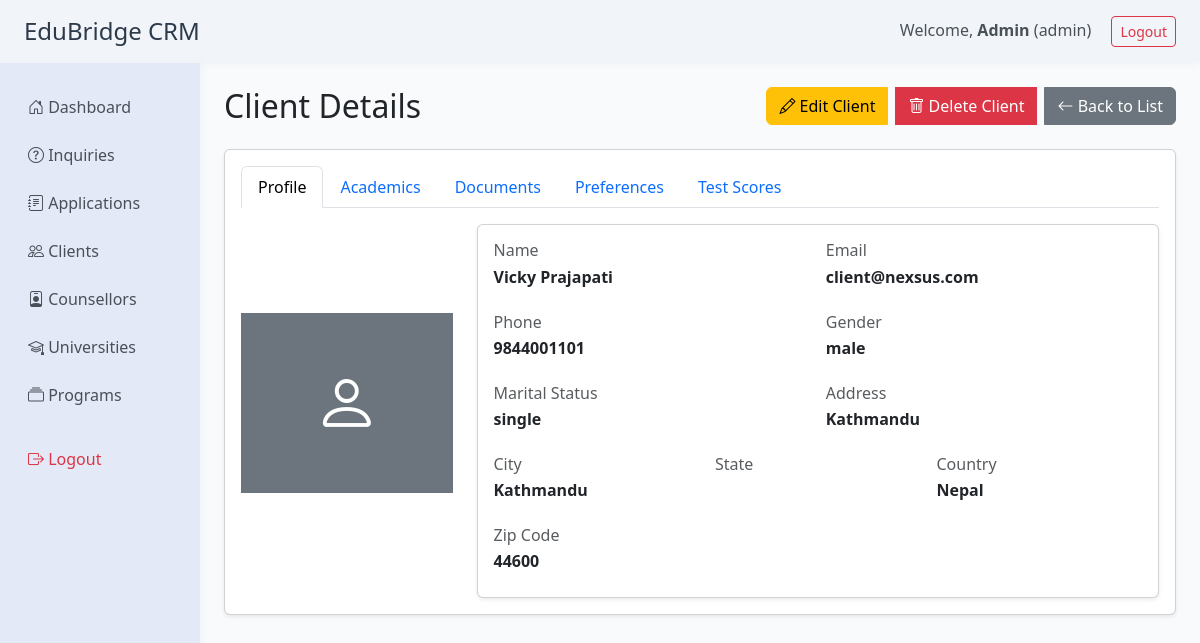
Page /modules/clients/view.php?id=6 (signed in) on the committed database.
### tables this page shows
CREATE TABLE `clients` (
  `id` int(11) NOT NULL,
  `first_name` varchar(50) NOT NULL,
  `middle_name` varchar(50) DEFAULT NULL,
  `last_name` varchar(50) NOT NULL,
  `dob` date DEFAULT NULL,
  `nationality` varchar(50) DEFAULT NULL,
  `education_from` varchar(100) DEFAULT NULL,
  `email` varchar(100) NOT NULL,
  `phone` varchar(20) DEFAULT NULL,
  `alternate_phone` varchar(20) DEFAULT NULL,
  `gender` enum('male','female','other') DEFAULT 'other',
  `marital_status` enum('single','married','other') DEFAULT 'single',
  `address` varchar(255) DEFAULT NULL,
  `city` varchar(50) DEFAULT NULL,
  `state` varchar(50) DEFAULT NULL,
  `country` varchar(50) DEFAULT NULL,
  `zip_code` varchar(20) DEFAULT NULL,
  `profile_picture` varchar(255) DEFAULT NULL,
  `passport_number` varchar(50) DEFAULT NULL,
  `passport_expiry_date` date DEFAULT NULL,
  `accountId` char(36) NOT NULL,
  `invited_by` char(36) DEFAULT NULL,
  `handled_by` int(11) DEFAULT NULL,
  `created_at` datetime NOT NULL DEFAULT current_timestamp(),
  `updated_at` datetime NOT NULL DEFAULT current_timestamp() ON UPDATE current_timestamp()
);

### includes/auth.php (called while the page is built, shortened)
<?php
function current_user_role() {
    return $_SESSION['user_role'] ?? null;
}
function current_user_name() {
    return $_SESSION['user_name'] ?? null;
}

### modules/clients/view.php (the view, shortened to what this page needs)
<?php
require_once '../../includes/auth.php';
$user_role = current_user_role();
require_once '../../includes/db.php';
$id = $_GET['id'] ?? null;
$can_edit = false;
$can_delete = false;
if ($user_role === 'admin') {
    $can_edit = true;
    $can_delete = true;
}
$stmt = $mysqli->prepare('SELECT * FROM clients WHERE id = ?');
$stmt->bind_param('i', $id);
$stmt->execute();
$client = $stmt->get_result()->fetch_assoc();
?>
<!DOCTYPE html>
<html lang="en">
<head>
    <link href="https://cdn.jsdelivr.net/npm/bootstrap@5.3.0/dist/css/bootstrap.min.css" rel="stylesheet">
    <link rel="stylesheet" href="https://cdn.jsdelivr.net/npm/bootstrap-icons@1.10.5/font/bootstrap-icons.css">
</head>
<body>
<?php include '../../includes/header.php'; ?>
<div class="container-fluid">
    <div class="row">
        <?php include '../../includes/sidebar.php'; ?>
        <main class="col-md-10 ms-sm-auto px-4 py-4">
            <div class="d-flex justify-content-between align-items-center mb-4">
                <h2 class="mb-0"><?= $user_role === 'client' ? 'My Profile' : 'Client Details' ?></h2>
                <div class="btn-group">
                    <?php if ($can_edit): ?>
                    <a href="edit.php?id=<?= $id ?>" class="btn btn-warning me-2">
                        <i class="bi bi-pencil"></i> <?= $user_role === 'client' ? 'Edit Profile' : 'Edit Client' ?>
                    </a>
                    <?php endif; ?>
                    <?php if ($can_delete): ?>
                    <a href="delete.php?id=<?= $id ?>" class="btn btn-danger me-2" onclick="return confirm('Are you sure you want to delete this client? This action cannot be undone.');">
                        <i class="bi bi-trash"></i> Delete Client
                    </a>
                    <?php endif; ?>
                    <?php if ($user_role !== 'client'): ?>
                    <a href="list.php" class="btn btn-secondary">
                        <i class="bi bi-arrow-left"></i> Back to List
                    </a>
                    <?php endif; ?>
                </div>
            </div>
            <div class="card shadow-sm">
                <div class="card-body">
                    <ul class="nav nav-tabs mb-3" id="clientTabs" role="tablist">
                        <li class="nav-item" role="presentation">
                            <button class="nav-link active" id="profile-tab" data-bs-toggle="tab" data-bs-target="#profile" type="button" role="tab">Profile</button>
                        </li>
                        <li class="nav-item" role="presentation">
                            <button class="nav-link" id="academics-tab" data-bs-toggle="tab" data-bs-target="#academics" type="button" role="tab">Academics</button>
                        </li>
                        <li class="nav-item" role="presentation">
                            <button class="nav-link" id="documents-tab" data-bs-toggle="tab" data-bs-target="#documents" type="button" role="tab">Documents</button>
                        </li>
                        <li class="nav-item" role="presentation">
                            <button class="nav-link" id="preferences-tab" data-bs-toggle="tab" data-bs-target="#preferences" type="button" role="tab">Preferences</button>
                        </li>
                        <li class="nav-item" role="presentation">
                            <button class="nav-link" id="scores-tab" data-bs-toggle="tab" data-bs-target="#scores" type="button" role="tab">Test Scores</button>
                        </li>
                    </ul>
                    <div class="tab-content" id="clientTabsContent">
                        <div class="tab-pane fade show active" id="profile" role="tabpanel">
                            <div class="row g-4 align-items-center">
                                <div class="col-md-3 text-center">
                                <?php if (!empty($client['profile_picture'])): ?>
                                    <img src="<?= BASE_URL . htmlspecialchars($client['profile_picture']) ?>" class="img-thumbnail mb-3" style="width:100%;max-width:240px;max-height:240px;object-fit:cover;" alt="Profile Picture">
                                <?php else: ?>
                                    <div class="bg-secondary mb-3 d-flex align-items-center justify-content-center" style="width:100%;max-width:240px;height:180px;">
                                        <i class="bi bi-person" style="font-size:4rem;color:#fff;"></i>
                                    </div>
                                <?php endif; ?>
                                </div>
                                <div class="col-md-9">
                                    <div class="card shadow-sm">
                                        <div class="card-body">
                                            <div class="row g-3">
                                                <div class="col-md-6">
                                                    <h6 class="text-muted mb-1">Name</h6>
                                                    <p class="mb-2 fw-semibold"><?= htmlspecialchars(trim($client['first_name'] . ' ' . $client['middle_name'] . ' ' . $client['last_name'])) ?></p>
                                                </div>
                                                <div class="col-md-6">
                                                    <h6 class="text-muted mb-1">Email</h6>
                                                    <p class="mb-2 fw-semibold"><?= htmlspecialchars($client['email']) ?></p>
                                                </div>
                                                <div class="col-md-6">
                                                    <h6 class="text-muted mb-1">Phone</h6>
                                                    <p class="mb-2 fw-semibold"><?= htmlspecialchars($client['phone']) ?></p>
                                                </div>
                                                <div class="col-md-6">
                                                    <h6 class="text-muted mb-1">Gender</h6>
                                                    <p class="mb-2 fw-semibold"><?= htmlspecialchars($client['gender']) ?></p>
                                                </div>
                                                <div class="col-md-6">
                                                    <h6 class="text-muted mb-1">Marital Status</h6>
                                                    <p class="mb-2 fw-semibold"><?= htmlspecialchars($client['marital_status']) ?></p>
                                                </div>
                                                <div class="col-md-6">
                                                    <h6 class="text-muted mb-1">Address</h6>
                                                    <p class="mb-2 fw-semibold"><?= htmlspecialchars($client['address']) ?></p>
                                                </div>
                                                <div class="col-md-4">
                                                    <h6 class="text-muted mb-1">City</h6>
                                                    <p class="mb-2 fw-semibold"><?= htmlspecialchars($client['city']) ?></p>
                                                </div>
                                                <div class="col-md-4">
                                                    <h6 class="text-muted mb-1">State</h6>
                                                </div>
                                                <div class="col-md-4">
                                                    <h6 class="text-muted mb-1">Country</h6>
                                                    <p class="mb-2 fw-semibold"><?= htmlspecialchars($client['country']) ?></p>
                                                </div>
                                                <div class="col-md-4">
                                                    <h6 class="text-muted mb-1">Zip Code</h6>
                                                    <p class="mb-2 fw-semibold"><?= htmlspecialchars($client['zip_code']) ?></p>
                                                </div>
                                            </div>
                                        </div>
                                    </div>
                                </div>
                            </div>
                        </div>
                    </div>
                </div>
            </div>
        </main>
    </div>
</div>
</body>
</html>

### includes/header.php (shortened to what this page needs)
<?php
if (!isset($user_name)) $user_name = htmlspecialchars(current_user_name() ?? '');
?>
<header class="header py-3 px-4 d-flex justify-content-between align-items-center">
    <div class="h4 mb-0" style="color:#2d3a4a;">EduBridge CRM</div>
    <div class="user-info">
        <span class="me-3">Welcome, <strong><?= $user_name ?></strong> (<?= $user_role ?>)</span>
        <a href="logout.php" class="btn btn-outline-danger btn-sm">Logout</a>
    </div>
</header>

### includes/sidebar.php (shortened to what this page needs)
<?php $is_admin = (isset($_SESSION['user_role']) && $_SESSION['user_role'] === 'admin'); ?>
<?php $is_counsellor = (isset($_SESSION['user_role']) && $_SESSION['user_role'] === 'counsellor'); ?>
<?php $is_client = (isset($_SESSION['user_role']) && $_SESSION['user_role'] === 'client'); ?>
<nav class="col-md-2 d-none d-md-block sidebar py-4">
    <div class="position-sticky">
        <ul class="nav flex-column">
            <?php if (!$is_client): ?>
            <li class="nav-item">
                <a class="nav-link" href="<?= BASE_URL ?>dashboard.php">
                    <i class="bi bi-house-door"></i> Dashboard
                </a>
            </li>
            <?php endif; ?>
            <?php if ($is_admin || $is_counsellor): ?>
            <li class="nav-item">
                <a class="nav-link" href="<?= BASE_URL ?>modules/inquiries/list.php">
                    <i class="bi bi-question-circle"></i> Inquiries
                </a>
            </li>
            <?php endif; ?>
            <li class="nav-item">
                <a class="nav-link" href="<?= BASE_URL ?>modules/applications/list.php">
                    <i class="bi bi-journal-text"></i> <?= $is_client ? 'My Applications' : 'Applications' ?>
                </a>
            </li>
            <?php if ($is_admin || $is_counsellor): ?>
            <li class="nav-item">
                <a class="nav-link" href="<?= BASE_URL ?>modules/clients/list.php">
                    <i class="bi bi-people"></i> Clients
                </a>
            </li>
            <?php endif; ?>
            <?php if ($is_admin): ?>
            <li class="nav-item">
                <a class="nav-link" href="<?= BASE_URL ?>modules/counsellors/list.php">
                    <i class="bi bi-person-badge"></i> Counsellors
                </a>
            </li>
            <?php endif; ?>
            <li class="nav-item">
                <a class="nav-link" href="<?= BASE_URL ?>modules/universities/list.php">
                    <i class="bi bi-mortarboard"></i> Universities
                </a>
            </li>
            <li class="nav-item">
                <a class="nav-link" href="<?= BASE_URL ?>modules/programs/list.php">
                    <i class="bi bi-collection"></i> Programs
                </a>
            </li>
            <li class="nav-item mt-3">
                <a class="nav-link text-danger" href="<?= BASE_URL ?>logout.php">
                    <i class="bi bi-box-arrow-right"></i> Logout
                </a>
            </li>
        </ul>
    </div>
</nav>

### modules/clients/view.php (style rules this page uses)
body { background: #f8fafc; }
.sidebar { min-height: 100vh; background: #e3e9f7; box-shadow: 2px 0 8px rgba(0,0,0,0.03); }
.sidebar .nav-link { color: #495057; font-weight: 500; border-radius: 0.375rem; margin-bottom: 0.5rem; }
.header { background: #f1f5fa; box-shadow: 0 2px 8px rgba(0,0,0,0.03); }
.user-info { color: #495057; }

### rows in the picture
clients: first_name+middle_name+last_name "Vicky Prajapati", email "client@nexsus.com", phone "9844001101", gender "male", marital_status "single", address "Kathmandu", city "Kathmandu", country "Nepal", zip_code "44600"

### other values in the picture
$user_name "Admin"
$user_role "admin"
